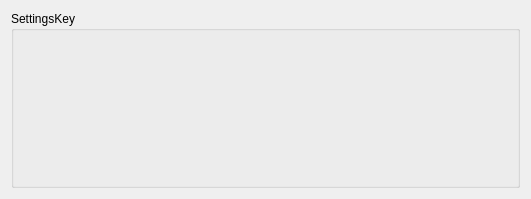
<?xml version="1.0" encoding="UTF-8"?>
<ui version="4.0">
 <class>OpenRGBSettingsManagerEntryUi</class>
 <widget class="QWidget" name="OpenRGBSettingsManagerEntryUi">
  <property name="geometry">
   <rect>
    <x>0</x>
    <y>0</y>
    <width>531</width>
    <height>199</height>
   </rect>
  </property>
  <property name="sizePolicy">
   <sizepolicy hsizetype="Expanding" vsizetype="Expanding">
    <horstretch>0</horstretch>
    <verstretch>0</verstretch>
   </sizepolicy>
  </property>
  <property name="windowTitle">
   <string>E131 settings entry</string>
  </property>
  <layout class="QGridLayout" name="gridLayout">
   <item row="0" column="0">
    <widget class="QGroupBox" name="SettingsGroupBox">
     <property name="title">
      <string>SettingsKey</string>
     </property>
    </widget>
   </item>
  </layout>
 </widget>
 <resources/>
 <connections/>
</ui>
